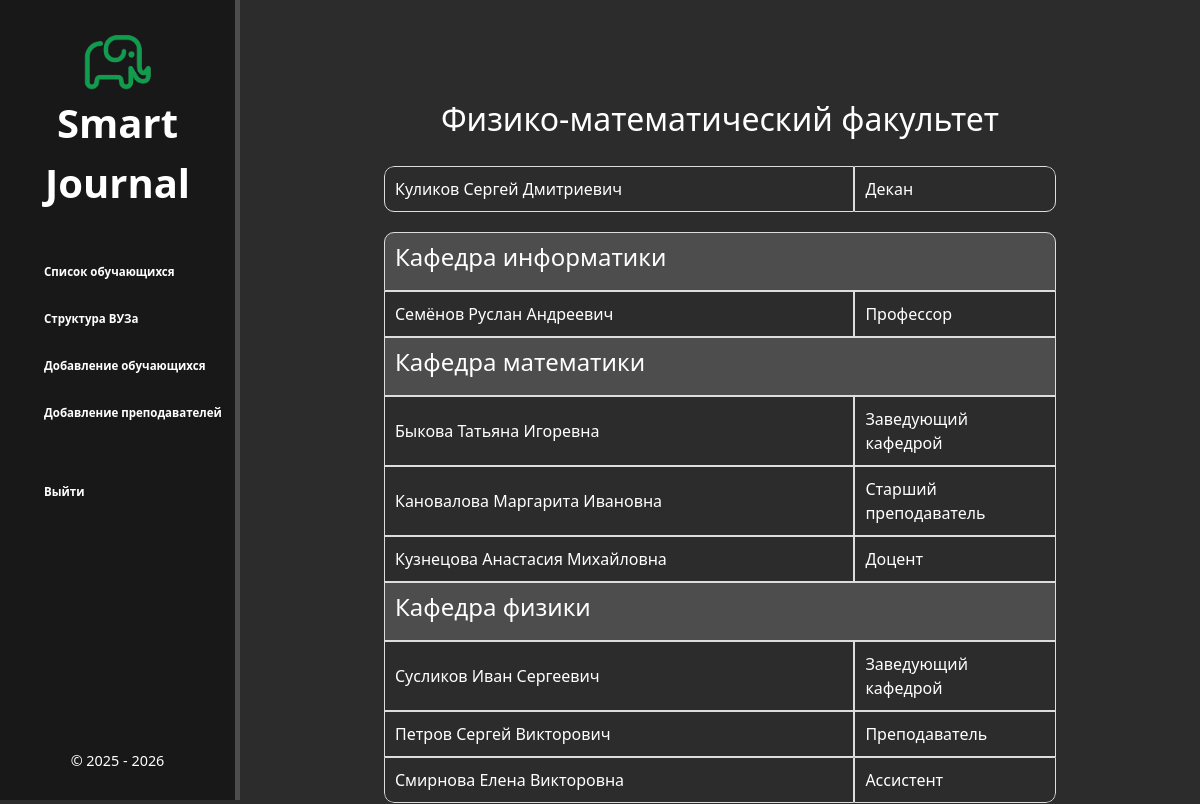
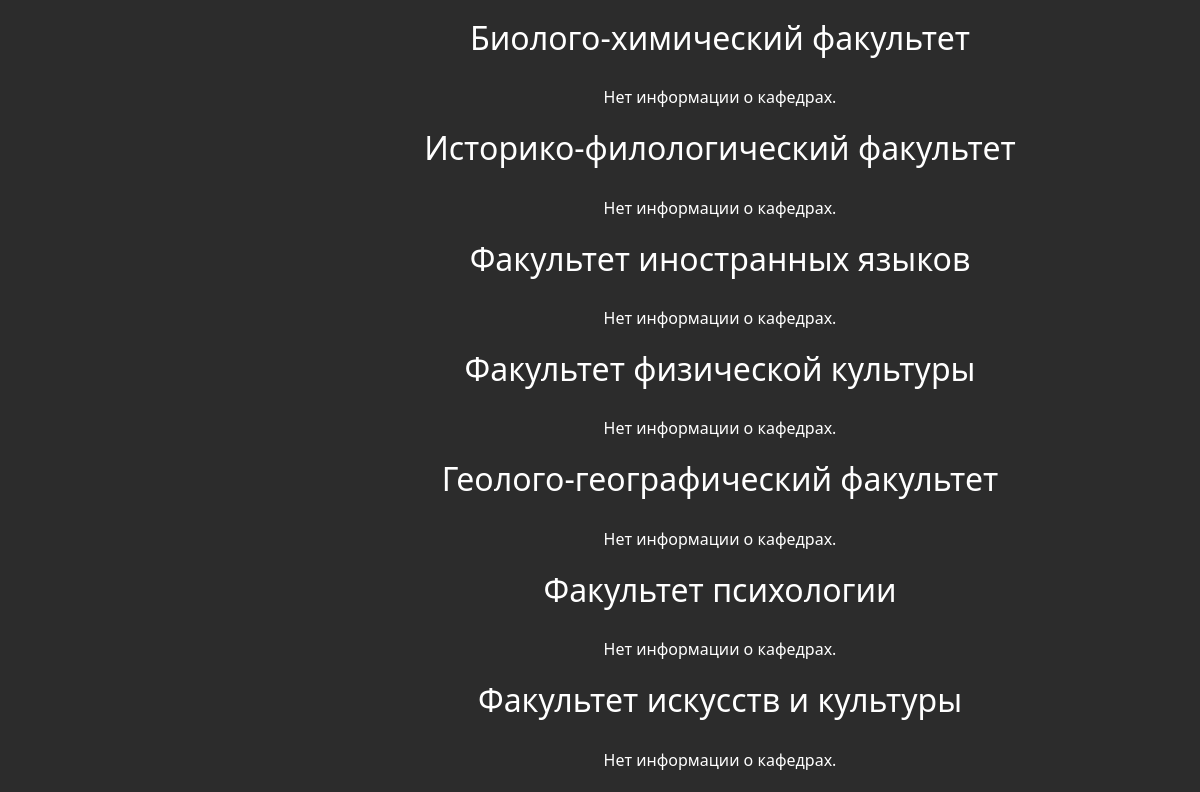
The page /faculties2/ on the database as committed earlier (2 pictures, top to bottom).
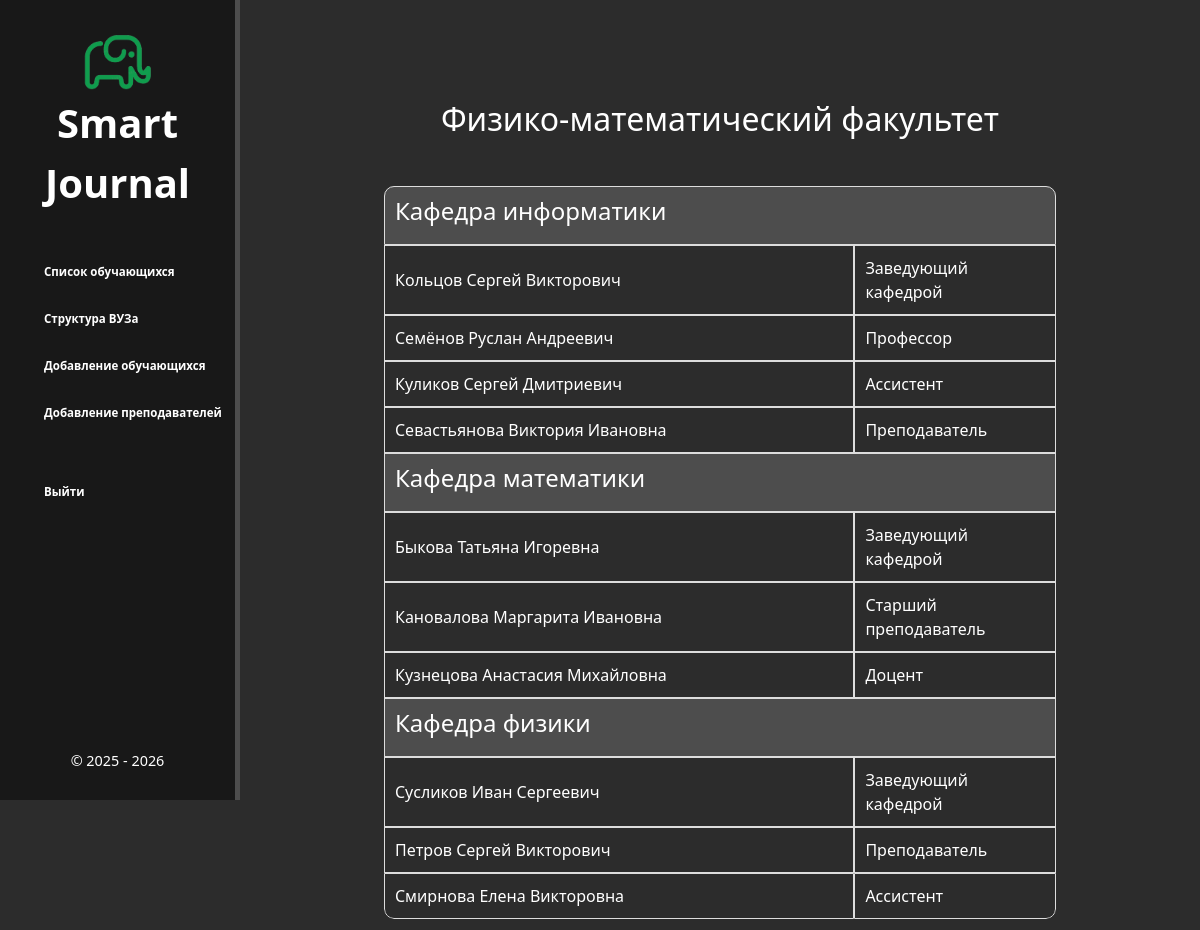
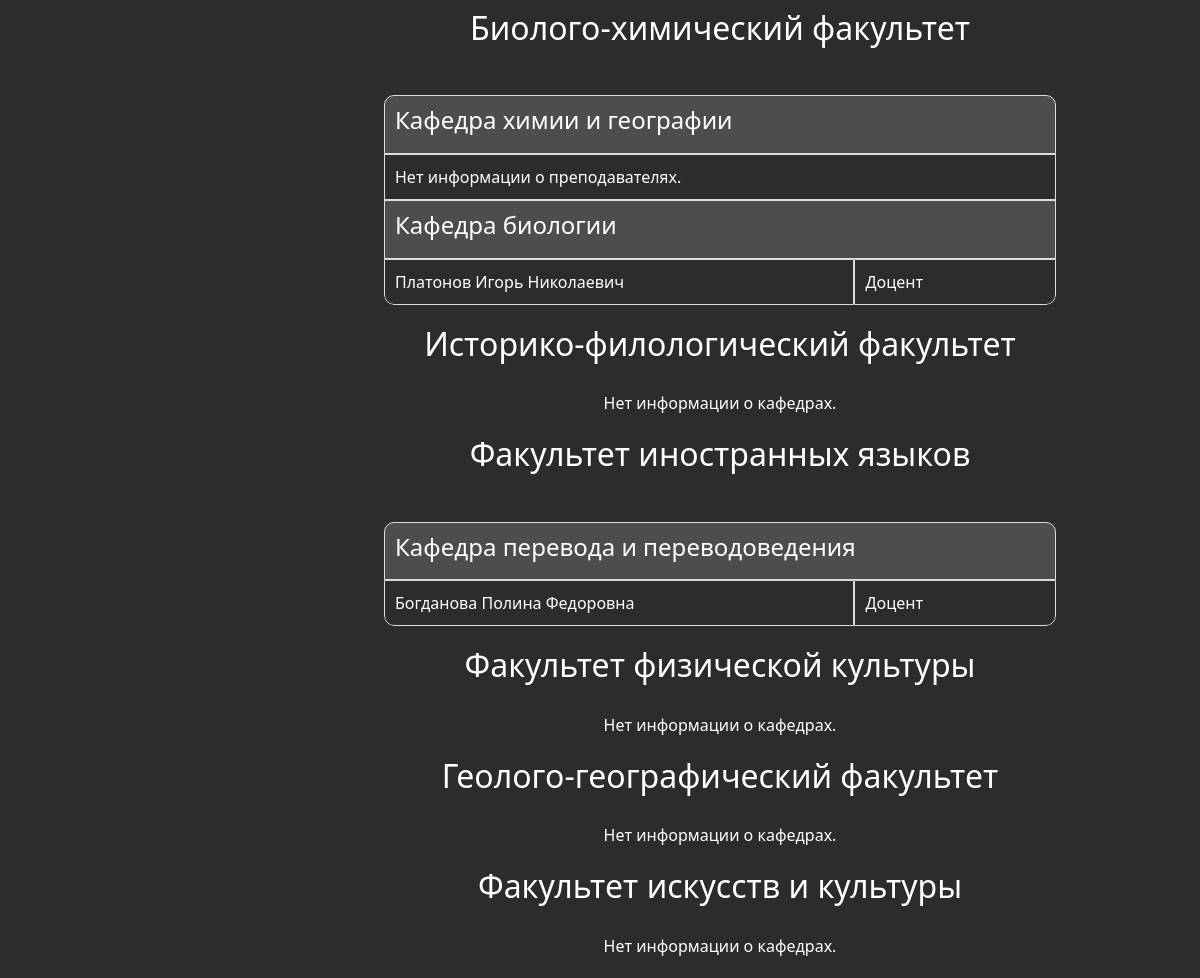
The same page on the database as committed later (2 pictures, top to bottom).
### database/models.py (models this page shows, shortened)
class Faculties(models.Model):
    name = models.CharField('Факультет', max_length=100)
    class Meta:
        verbose_name = 'Факультет'
        verbose_name_plural = 'Факультеты'

class Teachers(models.Model):
    GENDER_CHOICES = [
        ('Мужской', 'Мужской'),
        ('Женский', 'Женский'),
    ]
    POST_CHOICES = [
        ('Ассистент', 'Ассистент'),
        ('Преподаватель', 'Преподаватель'),
        ('Старший преподаватель', 'Старший преподаватель'),
        ('Доцент', 'Доцент'),
        ('Профессор', 'Профессор'),
        ('Заведующий кафедрой', 'Заведующий кафедрой'),
        ('Декан', 'Декан'),
    ]
    last_name = models.CharField('Фамилия', max_length=50)
    first_name = models.CharField('Имя', max_length=25)
    father_name = models.CharField('Отчество', max_length=50, blank=True)
    birth_date = models.DateField('Дата рождения')
    gender = models.CharField('Пол', max_length=10, choices=GENDER_CHOICES)
    phone_number = models.CharField('Телефон', max_length=20, blank=True)
    department_name = models.ForeignKey(Departments, on_delete=models.CASCADE, related_name='teachers', verbose_name='Кафедра')
    post = models.CharField('Должность', max_length=30, choices=POST_CHOICES)
    role = models.CharField('Роль', max_length=20, default='Преподаватель', editable=False, blank=False, null=False)
    user_id = models.OneToOneField(User, on_delete=models.CASCADE, null=True) # Связь с USER
    photo = models.ImageField('Фотография', upload_to='photos', blank=True)
    class Meta:
        verbose_name = 'Преподаватель'
        verbose_name_plural = 'Преподаватели'

class Departments(models.Model):
    name = models.CharField('Кафедра', max_length=100)
    faculty_name = models.ForeignKey(Faculties, on_delete=models.CASCADE, related_name='departments', verbose_name='Факультет')
    class Meta:
        verbose_name = 'Кафедра'
        verbose_name_plural = 'Кафедры'

### database/views.py (the view)
# urls.py: path('faculties2/', views.faculty_department_teacher_view, name='faculty_department_teacher'),
def faculty_department_teacher_view(request):
    faculties = Faculties.objects.prefetch_related('departments__teachers')
    return render(request, 'database/faculty_department_teacher.html', {'faculties': faculties})

### database/templates/database/faculty_department_teacher.html
{% extends 'database/layout.html' %}
{% block content %}
    <div class="features">
        {% for faculty in faculties %}
            <strong><h2>{{ faculty.name }}</h2></strong>
            {% if faculty.departments.all|length > 0 %}
                <table class="styled-table-2">
                    <colgroup>
                        <col style="width: 70%;">
                        <col style="width: 30%;">
                    </colgroup>
                    <thead>
                        {% for department in faculty.departments.all %}
                            {% for teacher in department.teachers.all %}
                                {% if teacher.post == "Декан" %}
                                    <tr>
                                        <td><a href="{% url 'teachers-detail' teacher.id %}">{{ teacher.last_name }} {{ teacher.first_name }} {{ teacher.father_name }}</a></td>
                                        <td>{{ teacher.post }}</td>
                                    </tr>
                                {% endif %}
                            {% endfor %}
                        {% endfor %}
                    </thead>
                    <tr><td colspan="2" style="border: 0px; "></td></tr>
                    <tbody>
    {% for department in faculty.departments.all %}
        <tr>
            <td colspan="2" class="department"><h4>{{ department.name }}</h4></td>
        </tr>
        {% with department.teachers.all as teachers %}
            {% if teachers|length > 0 %}
                {% for teacher in teachers %}
                    {% if teacher.post != "Декан" %}
                        {% if teacher.post == "Заведующий кафедрой" %}
                            <tr>
                                <td><a href="{% url 'teachers-detail' teacher.id %}">{{ teacher.last_name }} {{ teacher.first_name }} {{ teacher.father_name }}</a></td>
                                <td>{{ teacher.post }}</td>
                            </tr>
                        {% endif %}
                    {% endif %}
                {% endfor %}
                {% for teacher in teachers %}
                    {% if teacher.post != "Декан" and teacher.post != "Заведующий кафедрой" %}
                        <tr>
                            <td><a href="{% url 'teachers-detail' teacher.id %}">{{ teacher.last_name }} {{ teacher.first_name }} {{ teacher.father_name }}</a></td>
                            <td>{{ teacher.post }}</td>
                        </tr>
                    {% endif %}
                {% endfor %}
            {% else %}
                <tr>
                    <td colspan="2">Нет информации о преподавателях.</td>
                </tr>
            {% endif %}
        {% endwith %}
    {% endfor %}
</tbody>
                </table>
            {% else %}
                <p>Нет информации о кафедрах.</p>
            {% endif %}
        {% endfor %}
    </div>
{% endblock %}

### database/templates/database/layout.html (shortened to what this page needs)
{% load static %}
<!doctype html>
<html lang="en">
<head>
    <link rel="stylesheet" href="https://cdn.jsdelivr.net/npm/bootstrap@5.3.3/dist/css/bootstrap.min.css">
    <link rel="stylesheet" href="{% static 'database/css/main.css' %}">
    <link rel="stylesheet" href="https://use.fontawesome.com/releases/v6.7.2/css/all.css">
</head>
<body>
    <aside>
        <div class="logo-container">
            <img src="{% static 'database/img/logo-el.png' %}" alt="logo">
            <div>
                <span class="logo1">Smart Journal</span>
            </div>
        </div>
        <ul id="navigation">
            <a href="{% url 'faculties-list' %}"><li>Список обучающихся</li></a>
            <a href="{% url 'faculty_department_teacher' %}"><li>Структура ВУЗа</li></a>
            <a href="{% url 'create' %}"><li>Добавление обучающихся</li></a>
            <a href="{% url 'create2' %}"><li>Добавление преподавателей</li></a>
            <br>
            <a href="{% url 'logout' %}"><li>Выйти</li></a>
        </ul>
        <p id="copyright">&#169 2025 - 2026</p>
    </aside>
    <main>
        {% block content %}
        {% endblock %}
    </main>
</body>
</html>

### database/static/database/css/main.css (style rules this page uses)
body { background: #2c2c2c; }
a { text-decoration: none; color: #fff; display: inline-block; transition: transform .6s ease; }
aside { position: fixed; background: #181818; width: 20%; padding: 2.5%; height: 100vh; color: #fff; border-right: 5px solid #4d4d4d; display: flex; flex-direction: column; overflow-y: auto; }
aside .logo-container { display: flex; flex-direction: column; align-items: center; text-align: center; box-sizing: border-box; }
aside img { margin-top: 20px; width: 70px; max-width: 70px; height: auto; }
aside .logo1 { font-size: 40px; margin-left: 10px; font-weight: bold; position: relative; }
aside .logo1 { font-size: clamp(20px, 4vw, 40px); margin-left: 0; word-wrap: break-word; }
#navigation { margin-top: 30px; display: flex; flex-direction: column; gap: 10px; }
#navigation li { overflow: hidden; text-overflow: ellipsis; }
@media screen and (max-width: 1200px) { aside { padding: 1%; font-size: 0.9em; } }
@media screen and (max-width: 1200px) { #navigation li { font-size: 0.8em; overflow: hidden; text-overflow: ellipsis; display: block; } }
ul { list-style: none }
aside ul li { font-size: 20px; font-weight: bold; color: #fff; display: block; margin-top: 20px; transition: transform .6s ease; }
ul a { text-decoration: none; }
.features { display: flex; flex-direction: column; align-items: center; float: left; color: #fff; margin-top: 100px; text-align: center; width: 80%; margin-left: 20%; flex-wrap: wrap; }
main .features p { max-width: 700px; margin: 20px auto }
#copyright { text-align: center; margin-top: auto; }
h2 { text-align: center; }
.styled-table-2 { table-layout: fixed; width: 70%; border-collapse: separate; border-spacing: 0; border-radius: 10px; margin: 20px auto; overflow: hidden; }
.department { background-color: #4d4d4d; }
.styled-table-2 td { border: 1px solid #ddd; padding: 10px; text-align: left; }
.styled-table-2 tr:first-child td:first-child { border-top-left-radius: 10px; }
.styled-table-2 tr:first-child td:last-child { border-top-right-radius: 10px; }
.styled-table-2 tr:last-child td:first-child { border-bottom-left-radius: 10px; }
.styled-table-2 tr:last-child td:last-child { border-bottom-right-radius: 10px; }

Rows that differ between the two databases and show on the page:
removed Faculties: name "Факультет психологии", shows "Нет информации о кафедрах."
changed Departments "Кафедра информатики": gains Teachers (last_name "Куликов", first_name "Сергей", father_name "Дмитриевич", post "Ассистент"); loses Teachers (last_name "Куликов", first_name "Сергей", father_name "Дмитриевич", post "Декан")
added Teachers: last_name "Кольцов", first_name "Сергей", father_name "Викторович", post "Заведующий кафедрой", shown under Departments "Кафедра информатики"
added Teachers: last_name "Севастьянова", first_name "Виктория", father_name "Ивановна", post "Преподаватель", shown under Departments "Кафедра информатики"
shown differently, row unchanged: Faculties "Биолого-химический факультет": no longer shows "Нет информации о кафедрах."
added Departments: name "Кафедра химии и географии", shows "Нет информации о преподавателях.", shown under Faculties "Биолого-химический факультет"
added Departments: name "Кафедра биологии", shown under Faculties "Биолого-химический факультет"
added Teachers: last_name "Платонов", first_name "Игорь", father_name "Николаевич", post "Доцент", shown under "Кафедра биологии"
shown differently, row unchanged: Faculties "Факультет иностранных языков": no longer shows "Нет информации о кафедрах."
added Departments: name "Кафедра перевода и переводоведения", shown under Faculties "Факультет иностранных языков"
added Teachers: last_name "Богданова", first_name "Полина", father_name "Федоровна", post "Доцент", shown under "Кафедра перевода и переводоведения"
